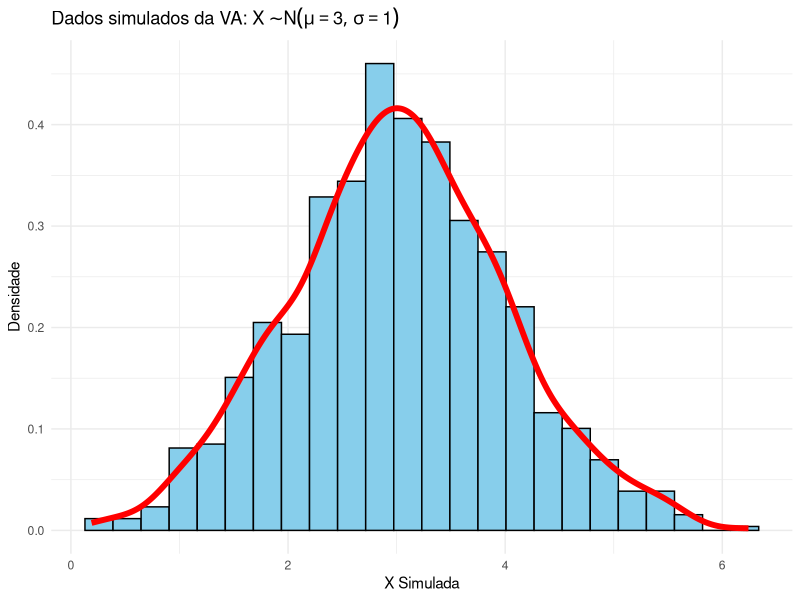
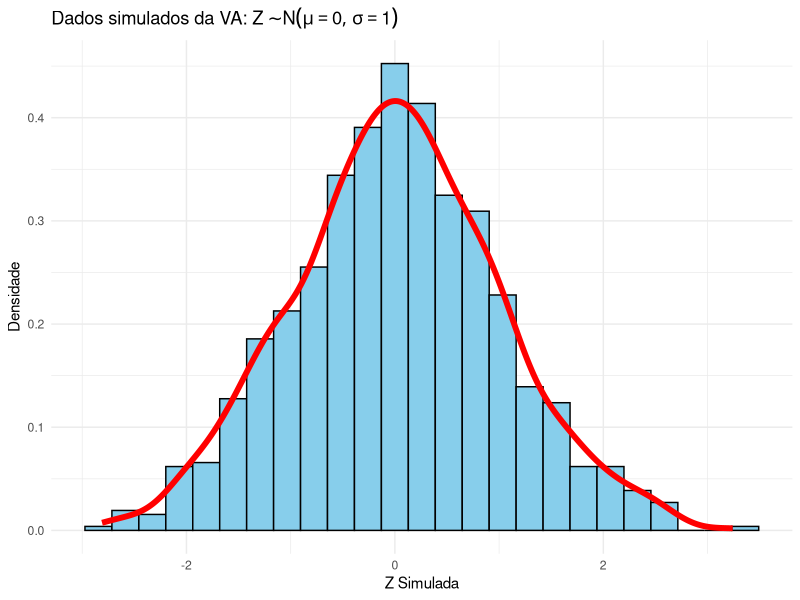

Generate these figures, in order, with R:
## ---- chunk 1
#| label: setup
#| echo: false

# configura exibição de números
options(digits = 8, scipen = 999)

# carrega pacotes
library(tidyverse)
## ---- chunk 2
set.seed(123)
rnorm(5)
## ---- chunk 3
dnorm(0)
## ---- chunk 4
pnorm(1.96)
## ---- chunk 5
qnorm(0.975)
## ---- chunk 6
set.seed(123)
x_simulada <- rnorm(1000, mean = 3, sd = 1)
head(x_simulada)
## ---- chunk 7
# média amostral
mean(x_simulada)
## ---- chunk 8
# desvio padrão amostral
mean(x_simulada)
sd(x_simulada)
## ---- chunk 9
#| echo: false
df <- data.frame(x_simulada)

# Regra de Freedman-Diaconis para calcular o binwidth
iqr_valores <- IQR(df$x_simulada)
n <- length(df$x_simulada)
binwidth_fd = 2 * iqr_valores / (n^(1/3))

# Histograma com densidade empírica
ggplot(df, aes(x = x_simulada)) +
  geom_histogram(
    aes(y = after_stat(density)), 
    binwidth = binwidth_fd, 
    color = "black",
    fill = "skyblue") +
  geom_density(col = "red", size = 2) + 
  labs(title = expression("Dados simulados da VA: " * X %~% N(mu == 3, sigma == 1)), 
     x = "X Simulada",
     y = "Densidade") +
  theme_minimal()
## ---- chunk 10
set.seed(123)
z_simulada <- rnorm(1000, mean = 0, sd = 1)
head(z_simulada)
## ---- chunk 11
# média amostral
mean(z_simulada)
## ---- chunk 12
# desvio amostral
sd(z_simulada)
## ---- chunk 13
#| echo: false
df2 <- data.frame(z_simulada)

# Regra de Freedman-Diaconis para calcular o binwidth
iqr_valores <- IQR(df2$z_simulada)
n <- length(df2$z_simulada)
binwidth_fd = 2 * iqr_valores / (n^(1/3))

# Histograma com densidade empírica
ggplot(df2, aes(x = z_simulada)) +
  geom_histogram(
    aes(y = after_stat(density)), 
    binwidth = binwidth_fd, 
    color = "black",
    fill = "skyblue") +
  geom_density(col = "red", size = 2) + 
  labs(title = expression("Dados simulados da VA: " * Z %~% N(mu == 0, sigma == 1)), 
     x = "Z Simulada",
     y = "Densidade") +
  theme_minimal()
## ---- chunk 14
dnorm(0)
## ---- chunk 15
pnorm(0)
## ---- chunk 16
pnorm(1)
## ---- chunk 17
1 - pnorm(0)
## ---- chunk 18
pnorm(0.14) - pnorm(-0.98)
## ---- chunk 19
qnorm(0.5)
## ---- chunk 20
qnorm(0.9)
## ---- chunk 21
# Simulando notas de uma turma de 19 alunos
# Fixa a semente para reprodutibilidade
set.seed(2024)

# Simula notas com média 55 e desvio padrão 12
notas_turma <- round(rnorm(19, mean = 55, sd = 12))

# Limita as notas entre 38 e 85
notas_turma <- pmax(38, pmin(85, notas_turma)) 

# Visualiza as notas simuladas
head(notas_turma, 19)
## ---- chunk 22
# Cria a data frame analise_relativa
analise_relativa <- data.frame(alunos = 1:19, notas = notas_turma) %>%
  # Calcula o z-score e nota relativa
  mutate(
    z_score = scale(notas),              # calcula o z-score
    z_score_arred = round(z_score, 1),   # arredonda o z-score
    nota_relativa = round(pnorm(z_score) * 100, 1)  # percentil
  ) %>%
  # Remove coluna intermediária
  select(-z_score)
  
# Visualiza os dados
head(analise_relativa, 19)
## ---- chunk 23
# seu código aqui
## ---- chunk 24
# seu código aqui
## ---- chunk 25
# seu código aqui
## ---- chunk 26
# seu código aqui
## ---- chunk 27
# seu código aqui
## ---- chunk 28
# seu código aqui
## ---- chunk 29
# Fixa a semente do gerador de números aleatórios
set.seed(123)

# Listagem da população de faturas
listagem_populacao <- 1:10000

# Extrai uma AAS com n = 20 da população, sem reposição
faturas_selecionadas <- sample(listagem_populacao, 20)
faturas_selecionadas
## ---- chunk 30
# Definir o número de lançamentos
n_lancamentos <- 10000

# Simular os lançamentos de um dado honesto
set.seed(123)  # Para reprodutibilidade
dado <- 1:6
resultados <- sample(dado, n_lancamentos, replace = TRUE)

# Calcular a média empírica após os lançamentos
media_empirica <- mean(resultados)
media_empirica
## ---- chunk 31
# Definir os dados do investimento
retornos <- c(-50000, 100000, 300000)
probabilidades <- c(0.2, 0.5, 0.3)

# Cálculo teórico do valor esperado
valor_esperado <- sum(retornos * probabilidades)
valor_esperado
## ---- chunk 32
# Simulação para verificação
set.seed(123)
n_simulacoes <- 10000

# Simular investimentos
indices <- sample(1:3, n_simulacoes, prob = probabilidades, replace = TRUE)
retornos_simulados <- retornos[indices]

# Média empírica
media_empirica <- mean(retornos_simulados)
media_empirica
## ---- chunk 33
table(retornos_simulados) / n_simulacoes
## ---- chunk 34
# Define os parâmetros
prob_incendio <- 0.01
valor_indenizacao <- 150000
margem <- 0.25

# a) Valor esperado das indenizações
valor_esperado <- prob_incendio * valor_indenizacao
valor_esperado
## ---- chunk 35
premio_anual <- valor_esperado * (1 + margem)
premio_anual
## ---- chunk 36

set.seed(123)
n_casas <- 10000
sinistros <- sample(c(0, valor_indenizacao), n_casas, 
                   prob = c(0.99, 0.01), replace = TRUE)

# Calcula a média dos sinistros
media_sinistros <- mean(sinistros)
media_sinistros
## ---- chunk 37
num_incendios <- sum(sinistros > 0)
num_incendios
## ---- chunk 38
# seu código aqui
